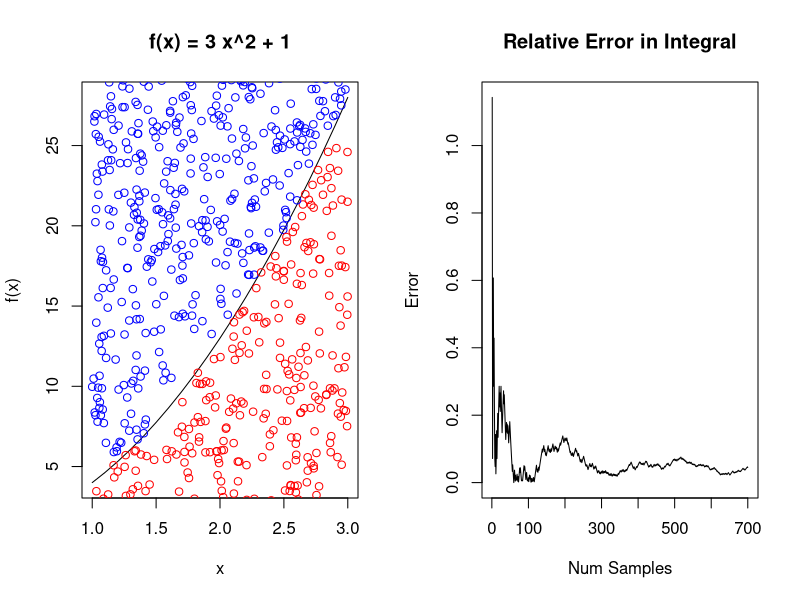

The R script that drew this image:
#Monte Carlo Integration 1-Dimension

#Goal: Write a Monte Carlo integrator for a 1D Function
#      (1) Calculus (By Hand)
#      (2) Numerical Integration (R Tools)
#      (3) Monte Carlo Integration

#Function Under Consideration:
#f(x) = 3 x^2 + 1
#Interval: 1 to 3

integrand <- function(x) {3*x^2 + 1} #<-- Will change based on function

minX = 1;
maxX = 3;

minY = 0;
maxY = 30;

# Set minY and maxY to the min max values of the integrand
#samples = integrand(seq(minX,maxX,0.0001));
#minY = min(samples);
#maxY = max(samples);
#areaUnderMinY = max(0, minY) * (maxX - minX);

#####################
# Plot the Function #
#####################

par(mfrow=c(1,2))    # set the plotting area into a 1*2 array
x <- seq(minX,maxX,0.1)
plot(x, integrand(x),type = 'l',
     col='black',main="f(x) = 3 x^2 + 1",ylab="f(x)")

################################
# (1) Calculus (i.e., By Hand) #
################################

antiDerivative <- function(x) { x^3 + x } #<--Will Need to Change
calcIntegral = antiDerivative(maxX) - antiDerivative(minX);
cat("Calculus (By Hand) Integral", "\t= ",calcIntegral,"\n")

#############################
# (2) Numerical Integration #
#############################

soln = integrate(integrand, lower = minX, upper = maxX)
numericalIntegral = soln$value;
cat("Numerical Integration", "\t\t= ",numericalIntegral,"\n")

##############################
# (3) Monte Carlo Integrator #
##############################

maxSamples = 700;

xVals=runif(maxSamples,minX,maxX);
yVals=runif(maxSamples,minY,maxY);

runningIntegral = rep(0,maxSamples);

boxArea = (maxX - minX)*(maxY - minY);

numPointsUnderCurve = 0;
for (j in seq(from=1,to=maxSamples,by=1))
{
  if(yVals[j] < integrand(xVals[j])){
    numPointsUnderCurve = numPointsUnderCurve +1;
    points(xVals[j],yVals[j],col='red')
    }
  else{ 
    points(xVals[j],yVals[j],col='blue')
    }
  runningIntegral[j] =  (numPointsUnderCurve/j)*boxArea #+ areaUnderMinY;
}

plot(seq(1,maxSamples,1),abs(runningIntegral-numericalIntegral)/numericalIntegral,
      type = 'l',col='black',
      main="Relative Error in Integral",ylab="Error",
      xlab="Num Samples")

monteCarloIntegral = (numPointsUnderCurve/maxSamples)*boxArea #+ areaUnderMinY;

cat("Monte Carlo Integration", "\t= ",monteCarloIntegral,"\n")
